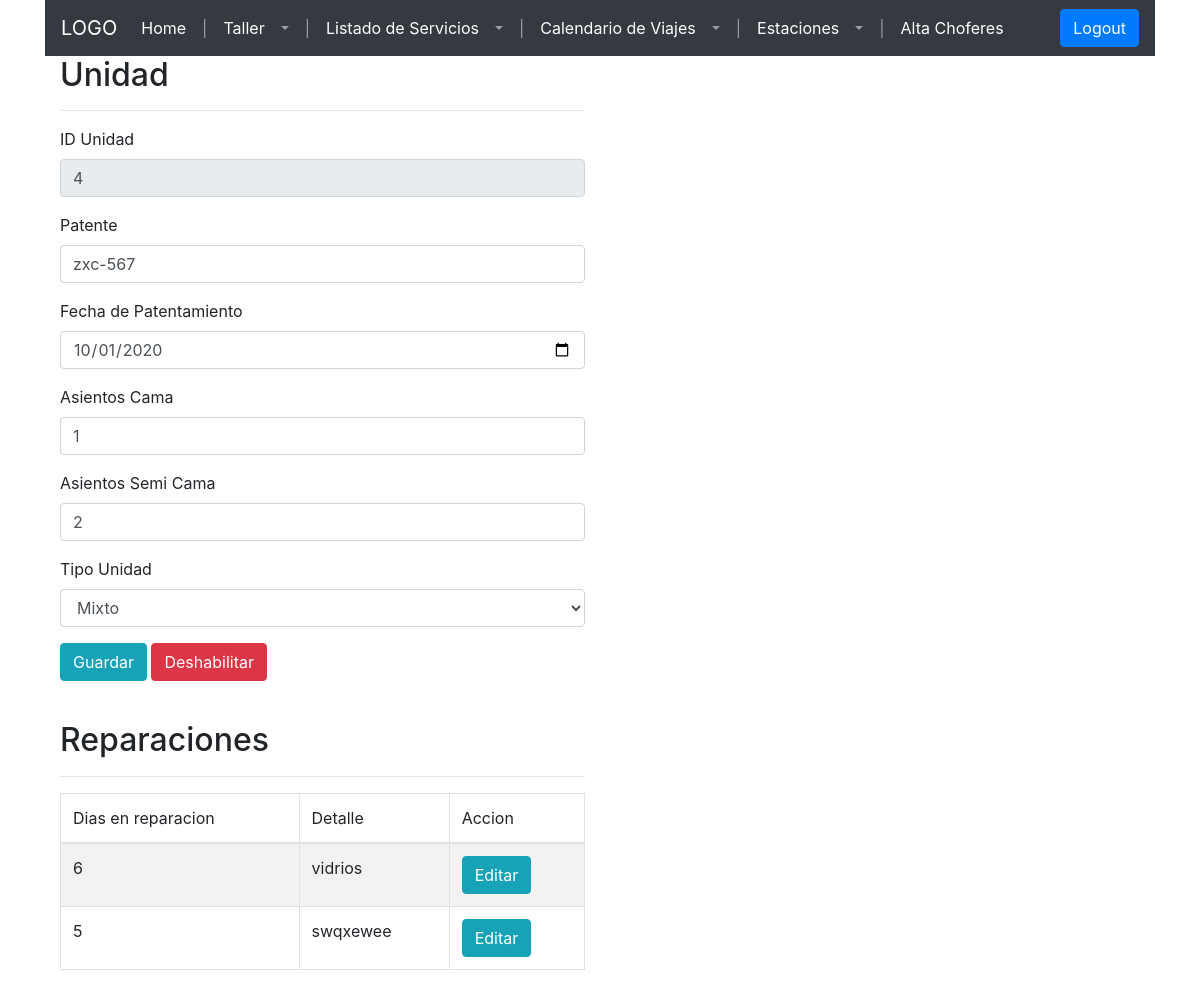
The app's page /frontend/pages/unidad.php?edit=4 with its own data.
### tables this page shows
CREATE TABLE `unidad` (
  `unidad_id` int(11) NOT NULL,
  `patente` varchar(20) DEFAULT NULL,
  `fecha_de_patentamiento` date DEFAULT NULL,
  `cantidad_de_asientos_cama` int(11) DEFAULT NULL,
  `cantidad_de_asientos_semicama` int(11) DEFAULT NULL,
  `tipo_unidad_id` int(11) NOT NULL,
  `habilitada` tinyint(1) NOT NULL DEFAULT 1
);

CREATE TABLE `reparacion` (
  `reparacion_id` int(11) NOT NULL,
  `unidad_id` int(11) NOT NULL,
  `tiempo_reparacion_dias` int(11) DEFAULT NULL,
  `detalle` varchar(255) DEFAULT NULL
);

### frontend/pages/config/connection.php (called while the page is built, shortened)
<?php
function openConnection($username, $password){
 	$servername = "localhost";
	$conn = new mysqli($servername, $username, $password,"empresa_de_transporte");
	return $conn;
 }
 function executeQuery($sqlQuery){
 	$conn = openConnection("test", "test");
	$result = $conn->query($sqlQuery);
	return $result;
 }
?>

### frontend/pages/unidad.php (the view, shortened to what this page needs)
<?php
include("config/config-unidad.php");
if(isset($_GET['edit'])){
  $unidad = getUnidad($_GET['edit']);
}
?>
<!DOCTYPE html>
<html lang="en">
<head>
  <link type="text/css" rel="stylesheet" href="styles/home2.css">
  <link rel="stylesheet" href="https://maxcdn.bootstrapcdn.com/bootstrap/4.5.2/css/bootstrap.min.css">
</head>
<body>
  <div class="container" id="containerr">
    <nav class="navbar navbar-expand-sm bg-dark navbar-dark">
      <a class="navbar-brand">LOGO</a>
      <div class="navbar-nav mr-auto">
        <a class="nav-item nav-link active" href="home.html">Home</a>
        <span class="nav-item nav-link">|</span>
        <a class="nav-item dropdown active">
          <div class="btn-group btn-group-md">
            <a class="nav-item nav-link active" href="taller.php">Taller</a>
            <a class="nav-link dropdown-toggle" href="#" id="navbarDropdownTaller" data-toggle="dropdown"></a>
          </div>
        </a>
        <span class="nav-item nav-link">|</span>
        <a class="nav-item dropdown active">
          <div class="btn-group btn-group-md">
            <a class="nav-item nav-link active" href="listado-servicios.php">Listado de Servicios</a>
            <a class="nav-link dropdown-toggle" href="#" id="navbarDropdownTaller" data-toggle="dropdown"></a>
          </div>
        </a>
        <span class="nav-item nav-link">|</span>
        <a class="nav-item dropdown active">
          <div class="btn-group btn-group-md">
            <a class="nav-item nav-link active" href="calendario-viajes.html">Calendario de Viajes</a>
            <a class="nav-link dropdown-toggle" href="#" id="navbarDropdownTaller" data-toggle="dropdown"></a>
          </div>
        </a>
        <span class="nav-item nav-link">|</span>
        <a class="nav-item dropdown active">
          <div class="btn-group btn-group-md">
            <a class="nav-item nav-link active" href="estacion.php">Estaciones</a>
            <a class="nav-link dropdown-toggle" href="#" id="navbarDropdownTaller" data-toggle="dropdown"></a>
          </div>
        </a>
        <span class="nav-item nav-link">|</span>
        <a class="nav-item nav-link active" href="chofer.html">Alta Choferes</a>
      </div>
      <div>
        <a href="login.html" class="btn btn-primary">Logout</a>
      </div>
    </nav>
    <div class="container" id="main-container">
      <div class="row" id="unidad-container">
        <div class="col-md-6">
          <h2>Unidad</h2>
          <hr>
          <form>
            <div class="form-group" id="form-unidad-id">
              <label for="input-id-unidad">ID Unidad</label>
              <input class="form-control" type="text" id="input-id-unidad" placeholder="e.g.:1234" value="<?php echo (isset($_GET['edit']))?$unidad->get_idUnidad():'';?>" disabled />
            </div>
            <div class="form-group">
              <label for="input-patente">Patente</label>
              <input class="form-control" type="text" id="input-patente" placeholder="ABC-123-DF" value="<?php echo (isset($_GET['edit']))?$unidad->get_patente():'';?>" />
            </div>
            <div class="form-group">
              <label for="input-fecha-patentamiento">Fecha de Patentamiento</label>
              <input class="form-control" type="date" id="input-fecha-patentamiento" value="<?php echo (isset($_GET['edit']))?$unidad->get_fechaPatentamiento():'';?>" />
            </div>
            <div class="form-group">
              <label for="input-asientos-cama">Asientos Cama</label>
              <input class="form-control" type="number" id="input-asientos-cama" placeholder="0" value="<?php echo (isset($_GET['edit']))?$unidad->get_asientosCama():'';?>" />
            </div>
            <div class="form-group">
              <label for="input-asientos-semi">Asientos Semi Cama</label>
              <input class="form-control" type="number" id="input-asientos-semi" placeholder="0" value="<?php echo (isset($_GET['edit']))?$unidad->get_asientosSemi():'';?>" />
            </div>
            <div class="form-group">
              <label for="select-tipo-unidad">Tipo Unidad</label>
              <select class="form-control" id="select-tipo-unidad">
                <option value="3" <?php if(isset($_GET['edit']) && $unidad->get_tipoUnidad() == 3){ echo 'selected';} ?>>Mixto</option>
              </select>
            </div>
            <div class="form-group">
              <input type="button" class="btn btn-info boton-save-unidad" value="Guardar">
              <input type="button" class="btn boton-disable-unidad
                                          <?php
                                                 if(isset($_GET['edit'])){
                                                  if($unidad->get_habilitada() == 1) echo 'btn-danger';
                                                  else echo 'btn-success';
                                                }
                                                else echo '';
                                              ?>"
                                   id="<?php
                                            if(isset($_GET['edit'])){
                                              if($unidad->get_habilitada() == 1) echo 0;
                                              else echo 1;
                                              }
                                            else echo '';
                                          ?>"
                                   value="<?php
                                            if(isset($_GET['edit'])){
                                              if($unidad->get_habilitada() == 1) echo 'Deshabilitar';
                                              else echo 'Habilitar';
                                              }
                                            else echo '';
                                          ?>">
            </div>
          </form>
        </div>
      </div>
      <br>
      <div class="row" id="reparacion-container">
        <div class="col-md-6">
          <h2>Reparaciones</h2>
          <hr>
          <table class="table table-striped table-bordered">
            <thead>
                <tr>
                    <td>Dias en reparacion</td>
                    <td>Detalle</td>
                    <td>Accion</td>
                </tr>
            </thead>
            <tbody>
            <?php
                    if(isset($_GET['edit'])){
                      getReparaciones($_GET['edit']);
                    }
              ?>
            </tbody>
            </table>
        </div>
      </div>
    </div>
  </div>
</body>

### frontend/pages/config/config-unidad.php (shortened to what this page needs)
<?php
include("connection.php");
  class Unidad{
    public $idUnidad;
    public $patente;
    public $fechaPatentamiento;
    public $asientosCama;
    public $asientosSemi;
    public $tipoUnidad;
    public $habilitada;
    function __construct($idUnidad, $patente, $fechaPatentamiento, $asientosCama, $asientosSemi, $tipoUnidad, $habilitada) {
        $this->idUnidad = $idUnidad;
        $this->patente = $patente;
        $this->fechaPatentamiento = $fechaPatentamiento;
        $this->asientosCama = $asientosCama;
        $this->asientosSemi = $asientosSemi;
        $this->tipoUnidad = $tipoUnidad;
        $this->habilitada = $habilitada;
    }
    function get_idUnidad() {
    return $this->idUnidad;
    }
    function get_patente() {
    return $this->patente;
    }
    function get_fechaPatentamiento() {
    return $this->fechaPatentamiento;
    }
    function get_asientosCama() {
    return $this->asientosCama;
    }
    function get_asientosSemi() {
    return $this->asientosSemi;
    }
    function get_tipoUnidad() {
    return $this->tipoUnidad;
    }
    function get_habilitada() {
    return $this->habilitada;
    }
  }
    function getUnidad($idUnidad) {
            $sql = "SELECT u.`unidad_id`,
                            u.`patente`,
                            u.`fecha_de_patentamiento`,
                            u.`cantidad_de_asientos_cama`,
                            u.`cantidad_de_asientos_semicama`,
                            u.`tipo_unidad_id`,
                            u.`habilitada`
              /*t.`descripcion` */
                    FROM `unidad` u
              /*JOIN `tipo_unidad` t ON u.`tipo_unidad_id` = t.`tipo_unidad_id`*/
                    WHERE u.`unidad_id` = ".$idUnidad;
      $result = executeQuery($sql);
        if ($result->num_rows > 0) {
      while($row = $result->fetch_assoc()) {
        $unidad = new Unidad($row["unidad_id"], $row["patente"],  $row["fecha_de_patentamiento"],  $row["cantidad_de_asientos_cama"],  $row["cantidad_de_asientos_semicama"],  $row["tipo_unidad_id"], $row["habilitada"]);
        }
        return $unidad;
      } else {
        return null;
      }
    }
    function getReparaciones($idUnidad) {
            $sql = "SELECT r.`reparacion_id`, r.`tiempo_reparacion_dias`, r.`detalle`
            FROM `reparacion` r
            JOIN `unidad` u on u.`unidad_id` = r.`unidad_id`
            WHERE u.`unidad_id` = ".$idUnidad;
      $result = executeQuery($sql);
        if ($result->num_rows > 0) {
      while($row = $result->fetch_assoc()) {
        echo "<tr>";
        echo "<td>". $row["tiempo_reparacion_dias"]."</td>";
        echo "<td>". $row["detalle"]."</td>";
        echo "<td>
        <input type=\"button\" class=\"btn btn-info boton-edit-reparacion\" id=\"".$row["reparacion_id"]."\" value=\"Editar\">
        </td>";
        echo "</tr>";
      }
      } else {
      echo "<tr><td colspan=\"4\">Unidad sin reparaciones</td></tr>";
      }
    }
?>

### frontend/pages/styles/home2.css (style rules this page uses)
body { font-size: 15px; font-family: Arial, Helvetica, sans-serif; }
#main-container { width: 100%; height: 500px; }

### records on screen
unidad: unidad_id "4", patente "zxc-567", fecha_de_patentamiento "10/01/2020", cantidad_de_asientos_cama "1", cantidad_de_asientos_semicama "2", tipo_unidad "Mixto", habilitada "Deshabilitar"
reparacion: tiempo_reparacion_dias "6", detalle "vidrios"
reparacion: tiempo_reparacion_dias "5", detalle "swqxewee"
